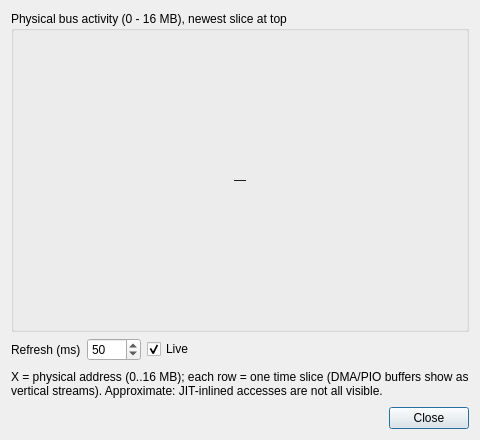
<?xml version="1.0" encoding="UTF-8"?>
<ui version="4.0">
 <class>Waterfall</class>
 <widget class="QDialog" name="Waterfall">
  <property name="geometry">
   <rect>
    <x>0</x>
    <y>0</y>
    <width>480</width>
    <height>440</height>
   </rect>
  </property>
  <property name="windowTitle">
   <string>Bus Waterfall</string>
  </property>
  <layout class="QVBoxLayout" name="verticalLayout">
   <item>
    <widget class="QGroupBox" name="wfGroup">
     <property name="title">
      <string>Physical bus activity (0 - 16 MB), newest slice at top</string>
     </property>
     <layout class="QVBoxLayout" name="wfLayout">
      <item>
       <widget class="QLabel" name="waterfall">
        <property name="minimumSize">
         <size>
          <width>420</width>
          <height>280</height>
         </size>
        </property>
        <property name="text">
         <string>—</string>
        </property>
        <property name="alignment">
         <set>Qt::AlignCenter</set>
        </property>
       </widget>
      </item>
     </layout>
    </widget>
   </item>
   <item>
    <layout class="QHBoxLayout" name="controlLayout">
     <item>
      <widget class="QLabel" name="refreshLabel">
       <property name="text">
        <string>Refresh (ms)</string>
       </property>
      </widget>
     </item>
     <item>
      <widget class="QSpinBox" name="refreshSpin">
       <property name="minimum">
        <number>20</number>
       </property>
       <property name="maximum">
        <number>2000</number>
       </property>
       <property name="singleStep">
        <number>10</number>
       </property>
       <property name="value">
        <number>50</number>
       </property>
      </widget>
     </item>
     <item>
      <widget class="QCheckBox" name="liveCheck">
       <property name="text">
        <string>Live</string>
       </property>
       <property name="checked">
        <bool>true</bool>
       </property>
      </widget>
     </item>
     <item>
      <spacer name="horizontalSpacer">
       <property name="orientation">
        <enum>Qt::Horizontal</enum>
       </property>
       <property name="sizeHint" stdset="0">
        <size>
         <width>40</width>
         <height>20</height>
        </size>
       </property>
      </spacer>
     </item>
    </layout>
   </item>
   <item>
    <widget class="QLabel" name="noteLabel">
     <property name="text">
      <string>X = physical address (0..16 MB); each row = one time slice (DMA/PIO buffers show as vertical streams). Approximate: JIT-inlined accesses are not all visible.</string>
     </property>
     <property name="wordWrap">
      <bool>true</bool>
     </property>
    </widget>
   </item>
   <item>
    <layout class="QHBoxLayout" name="buttonLayout">
     <item>
      <spacer name="buttonSpacer">
       <property name="orientation">
        <enum>Qt::Horizontal</enum>
       </property>
       <property name="sizeHint" stdset="0">
        <size>
         <width>40</width>
         <height>20</height>
        </size>
       </property>
      </spacer>
     </item>
     <item>
      <widget class="QDialogButtonBox" name="buttonBox">
       <property name="standardButtons">
        <set>QDialogButtonBox::Close</set>
       </property>
      </widget>
     </item>
    </layout>
   </item>
  </layout>
 </widget>
 <resources/>
 <connections>
  <connection>
   <sender>buttonBox</sender>
   <signal>rejected()</signal>
   <receiver>Waterfall</receiver>
   <slot>reject()</slot>
   <hints>
    <hint type="sourcelabel">
     <x>430</x>
     <y>420</y>
    </hint>
    <hint type="destinationlabel">
     <x>240</x>
     <y>220</y>
    </hint>
   </hints>
  </connection>
 </connections>
</ui>
